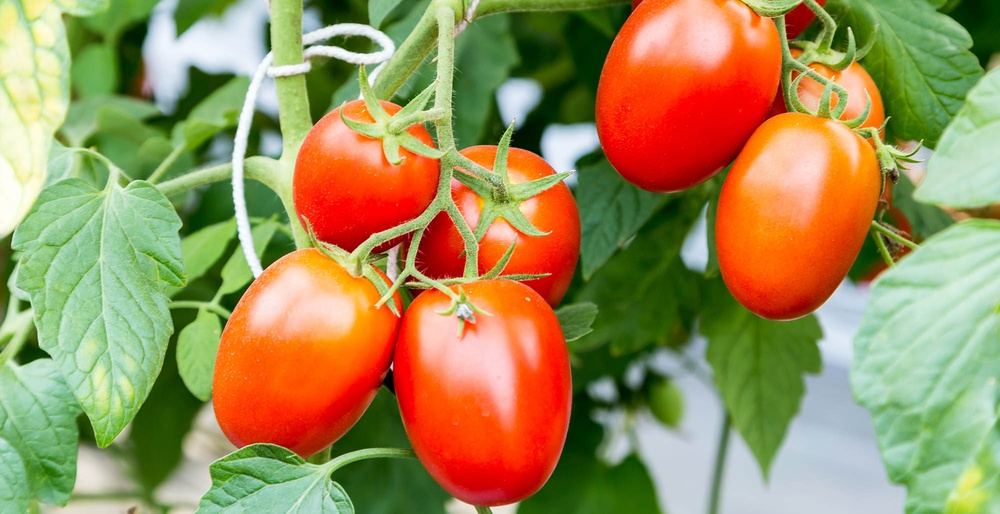
#> input picture Object Detection/tomatoses.jpg, 1000 x 514 px, shrunk from 2000 x 1029 before the run
$ python canny.py
#> lines starting #> are read from the running program, lines starting #| are printed output that depends on the picture; after the words box and inside, x2 and y2 are one past the last pixel; in counts of white or black regions, pixels touching at a corner belong together
import numpy as np
import cv2

img = cv2.imread("tomatoses.jpg",1)
#> img is the input picture: shape (514, 1000, 3); mean B, G, R 89.3, 141.2, 158

hsv = cv2.cvtColor(img, cv2.COLOR_BGR2HSV)
#> hsv: shape (514, 1000, 3); mean H, S, V 43.6, 145.5, 184
res,thresh = cv2.threshold(hsv[:,:,0], 25, 255, cv2.THRESH_BINARY_INV)
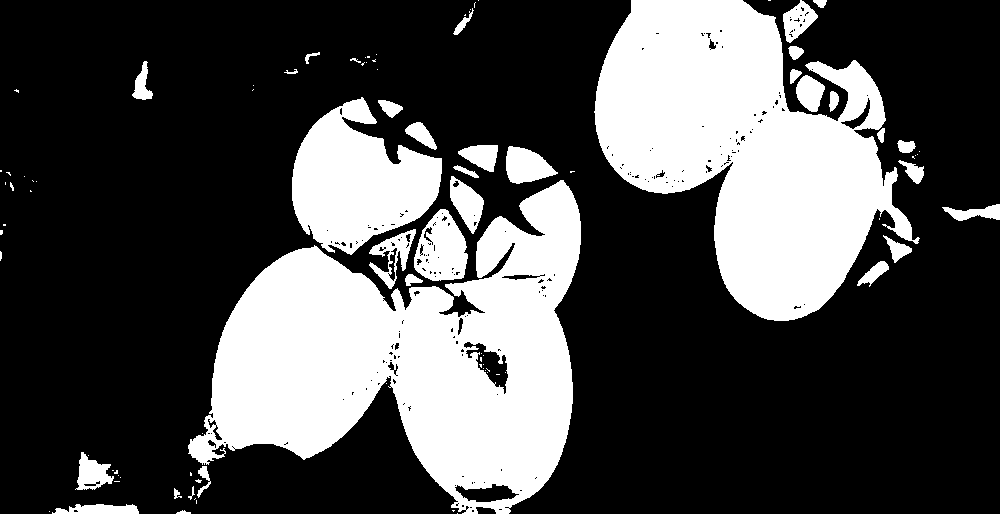
#> thresh: shape (514, 1000); 30.5% white; 93 white regions (57 under 20 px), largest, box (x1, y1, x2, y2) and area: (188, 180, 581, 514) 69167, (594, 0, 920, 321) 58959, (292, 97, 442, 255) 14382
cv2.imshow("Thresh",thresh)

edges = cv2.Canny(img,100, 70)
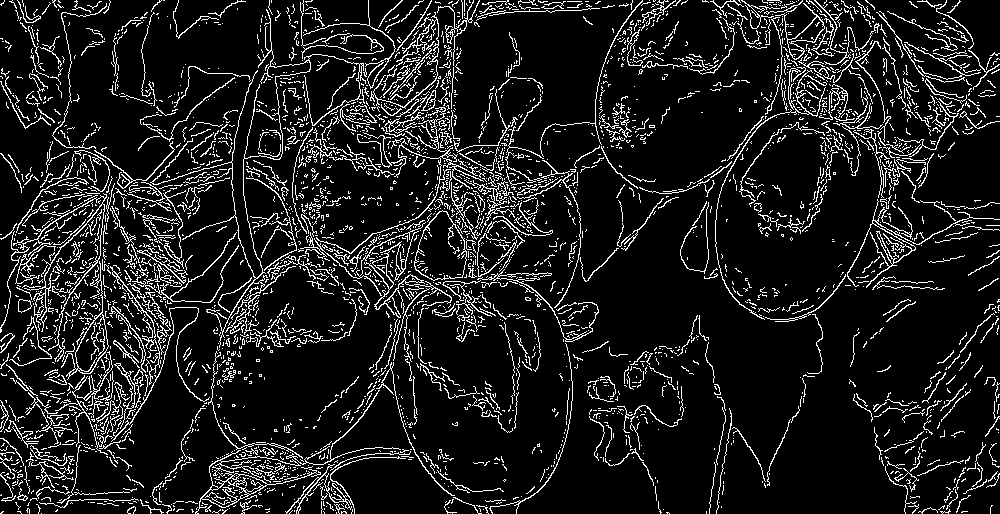
#> edges: shape (514, 1000); 11.2% white in thin lines or dots
cv2.imshow("Canny",edges)

cv2.waitKey(0)
#> (the run stopped early here; a loop or call above may not have finished)

$ run again, with Object Detection/sudoku.jpg copied over Object Detection/tomatoses.jpg
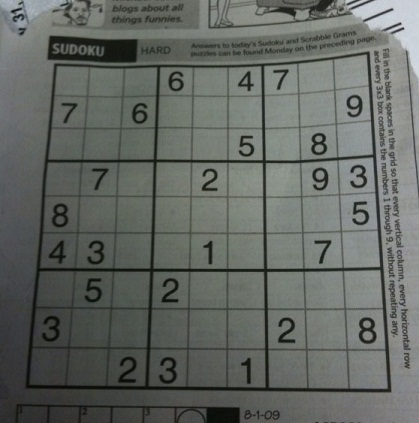
#> input picture Object Detection/sudoku.jpg, 419 x 423 px
#> img is the input picture: shape (423, 419, 3); mean B, G, R 98.9, 103.6, 99.4
#> hsv: shape (423, 419, 3); mean H, S, V 58.6, 17.2, 104
#> `res,thresh = cv2.threshold(hsv[:,:,0], 25, 255, cv2.THRESH_BINARY_INV)`:
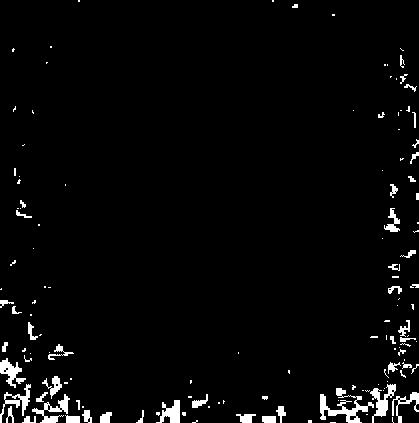
#> thresh: shape (423, 419); 3.1% white; 134 white regions (83 under 20 px), largest, box (x1, y1, x2, y2) and area: (320, 388, 374, 423) 636, (370, 384, 396, 423) 379, (32, 394, 70, 423) 364
#> `edges = cv2.Canny(img,100, 70)`:
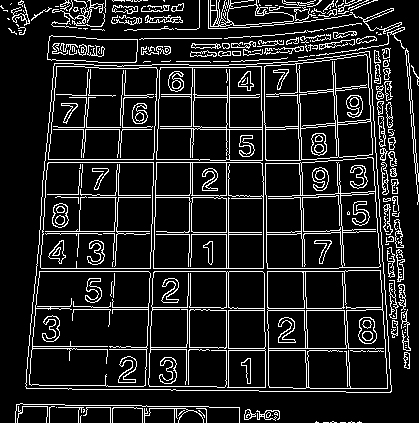
#> edges: shape (423, 419); 12.7% white in thin lines or dots
